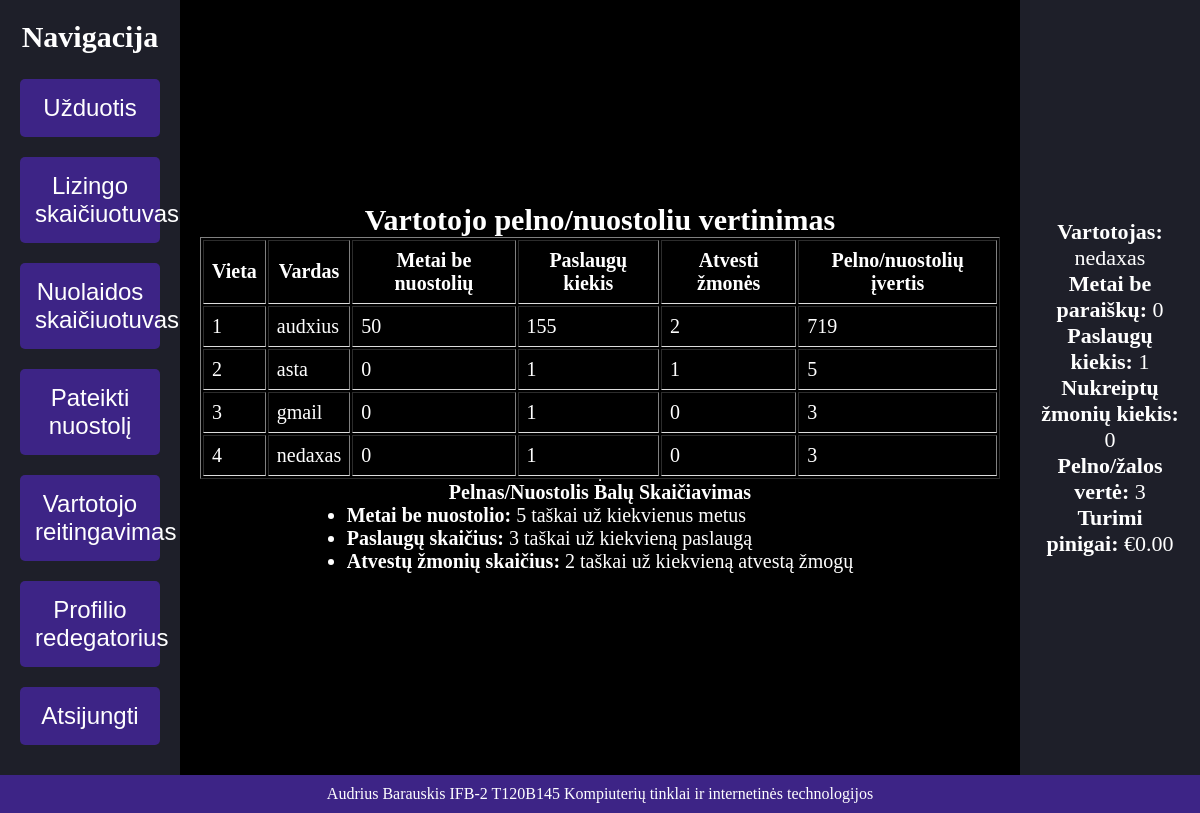
Before: /user_rankings.php (signed in) with the older database file.
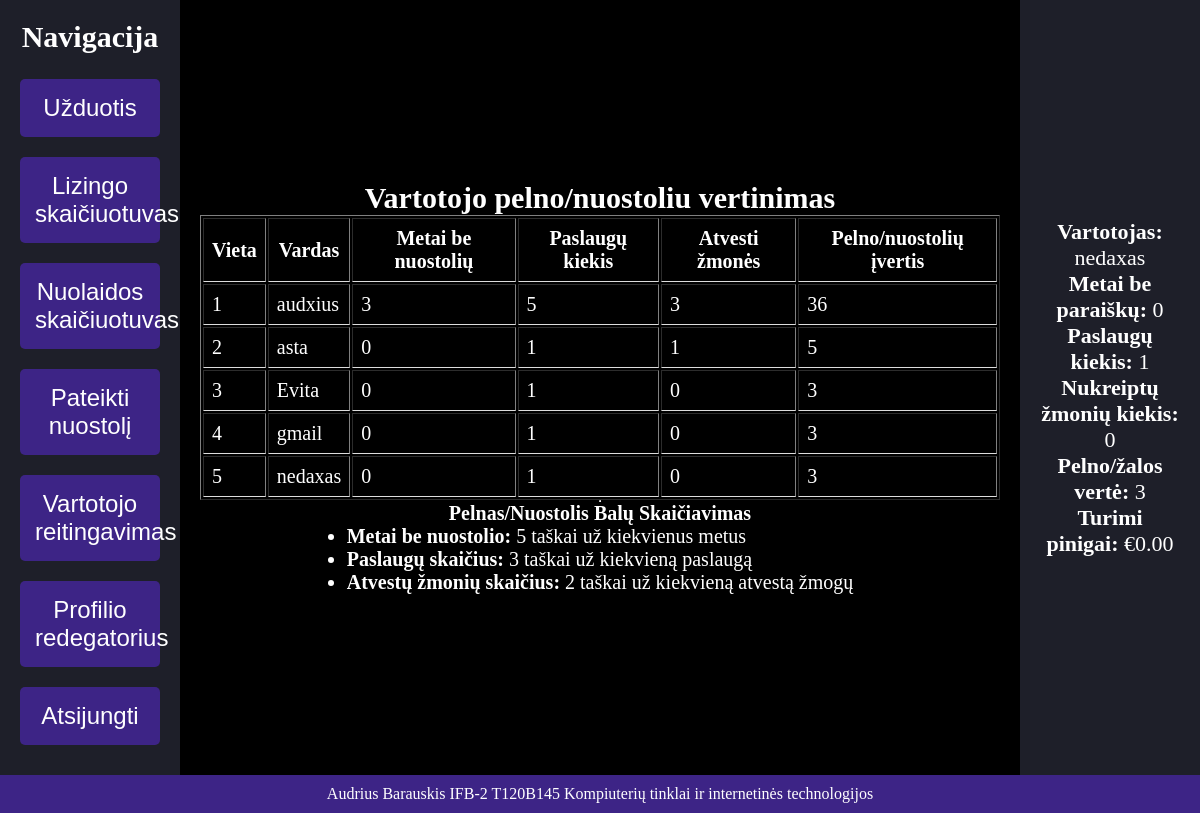
After: the same page with the newer database file.
### tables this page shows
CREATE TABLE `Users` (
  `user_id` int(11) NOT NULL,
  `name` varchar(100) NOT NULL,
  `years_no_claims` int(11) DEFAULT 0,
  `num_services` int(11) DEFAULT 1,
  `referrals` int(11) DEFAULT 0,
  `email` varchar(255) NOT NULL,
  `password` varchar(255) NOT NULL,
  `profit_loss_score` decimal(10,2) DEFAULT 0.00,
  `referrer_id` int(11) DEFAULT NULL,
  `balance` decimal(10,2) DEFAULT 0.00,
  `role` enum('admin','moderator','user') DEFAULT 'user'
);

### user_rankings.php (the view, shortened to what this page needs)
<?php
include 'header.php';
require_once 'db.php';
$stmt = $pdo->query("
    SELECT U.user_id, U.name, U.years_no_claims, U.num_services,
           COUNT(R.user_id) AS referral_count,
           (U.years_no_claims * 5 + U.num_services * 3 + COUNT(R.user_id) * 2) AS profit_loss_score
    FROM Users U
    LEFT JOIN Users R ON U.user_id = R.referrer_id
    GROUP BY U.user_id
    ORDER BY profit_loss_score DESC
");
$users = $stmt->fetchAll();
?>
<!DOCTYPE html>
<html lang="en">
<head>
</head>
<body>
    <h2>Vartotojo pelno/nuostoliu vertinimas</h2>
    <table border="1">
        <tr>
            <th>Vieta</th>
            <th>Vardas</th>
            <th>Metai be nuostolių</th>
            <th>Paslaugų kiekis</th>
            <th>Atvesti žmonės</th>
            <th>Pelno/nuostolių įvertis</th>
        </tr>
        <?php foreach ($users as $index => $user): ?>
            <tr>
                <td><?php echo $index + 1; ?></td>
                <td><?php echo htmlspecialchars($user['name']); ?></td>
                <td><?php echo htmlspecialchars($user['years_no_claims']); ?></td>
                <td><?php echo htmlspecialchars($user['num_services']); ?></td>
                <td><?php echo htmlspecialchars($user['referral_count']); ?></td>
                <td><?php echo htmlspecialchars($user['profit_loss_score']); ?></td>
            </tr>
        <?php endforeach; ?>
    </table>
    <hr>
    <h4>Pelnas/Nuostolis Balų Skaičiavimas</h4>
<ul>
    <li><strong>Metai be nuostolio:</strong> 5 taškai už kiekvienus metus</li>
    <li><strong>Paslaugų skaičius:</strong> 3 taškai už kiekvieną paslaugą</li>
    <li><strong>Atvestų žmonių skaičius:</strong> 2 taškai už kiekvieną atvestą žmogų</li>
</ul>
</body>
</html>
<?php include 'footer.php'; ?>

### header.php (shortened to what this page needs)
<!DOCTYPE html>
<html lang="en">
<head>
    <link rel="stylesheet" href="style.css">
</head>
<body>
    <div class="container">
        <div id="left-sidebar">
            <h3>Navigacija</h3>
            <button onclick="location.href='dashboard.php'" title="IT projekto užduotis">Užduotis</button>
            <button onclick="location.href='calculator.php'" title="Apskaičiuoti lizinga su konkrečiais skaičiais">Lizingo skaičiuotuvas</button>
            <button onclick="location.href='discount_calculator.php'" title="Suskaičiuoti kokia taikoma nuolaida">Nuolaidos skaičiuotuvas</button>
            <button onclick="location.href='claim_submission.php'" title="Pateikti konkretų nuostolio aprašyma su nuotrauka">Pateikti nuostolį</button>
            <button onclick="location.href='user_rankings.php'" title="Reitinguoti vartotojus pagal jų pelno/žalos vertę">Vartotojo reitingavimas</button>
            <button onclick="location.href='profile.php'" title="Pakeisti kiek paslaugų esi užsiprenumeravęs">Profilio redegatorius</button>
            <button onclick="location.href='logout.php'" title="Atsijungti nuo portalo">Atsijungti</button>
        </div>
        <div id="content">

### footer.php (shortened to what this page needs)
<?php
require_once 'db.php';
$userId = $_SESSION['user_id'];
try {
    $stmt = $pdo->prepare("
        SELECT U.name AS username, U.years_no_claims, U.num_services,
               COUNT(R.user_id) AS referral_count,
               (U.years_no_claims * 5 + U.num_services * 3 + COUNT(R.user_id) * 2) AS profit_loss_score,
               U.balance
        FROM Users U
        LEFT JOIN Users R ON U.user_id = R.referrer_id
        WHERE U.user_id = ?
        GROUP BY U.user_id
    ");
    $stmt->execute([$userId]);
    $userInfo = $stmt->fetch(PDO::FETCH_ASSOC);
} catch (Exception $e) {
    die("Klaida užklausos vykdyme: " . $e->getMessage());
}
?>
</div>
<div id="right-sidebar">
    <?php if ($userInfo): ?>
        <p><strong>Vartotojas:</strong> <?= htmlspecialchars($userInfo['username']); ?></p>
        <p><strong>Metai be paraiškų:</strong> <?= htmlspecialchars($userInfo['years_no_claims']); ?></p>
        <p><strong>Paslaugų kiekis:</strong> <?= htmlspecialchars($userInfo['num_services']); ?></p>
        <p><strong>Nukreiptų žmonių kiekis:</strong> <?= htmlspecialchars($userInfo['referral_count']); ?></p>
        <p><strong>Pelno/žalos vertė:</strong> <?= htmlspecialchars($userInfo['profit_loss_score']); ?></p>
        <p><strong>Turimi pinigai:</strong> €<?= number_format($userInfo['balance'], 2); ?></p>
    <?php else: ?>
        <p>Jokios papildomos informacijos.</p>
    <?php endif; ?>
</div>
</div>
<footer>
    <p>Audrius Barauskis IFB-2 T120B145 Kompiuterių tinklai ir internetinės technologijos</p>
</footer>
</body>
</html>

### style.css (style rules this page uses)
* { margin: 0; padding: 0; box-sizing: border-box; }
body, html { height: 100%; display: flex; flex-direction: column; color: white; background-color: black; }
.container { display: flex; height: 100vh; }
#left-sidebar { width: 15%; background-color: #1e1f29; padding: 20px; text-align: center; display: flex; flex-direction: column; align-items: center; justify-content: center; font-size: 20px; }
#left-sidebar h3 { margin-bottom: 15px; font-size: 1.5em; }
#left-sidebar button { width: 100%; padding: 15px; margin: 10px 0; font-size: 1.2em; cursor: pointer; background-color: #3d2486; color: white; border: none; border-radius: 5px; transition: background-color 0.3s ease; }
#content { width: 70%; padding: 20px; display: flex; flex-direction: column; justify-content: center; align-items: center; overflow-y: auto; font-size: 20px; }
th, td { border-bottom: 1px solid #ddd; padding: 8px; }
table { width: 100%; }
#right-sidebar { width: 15%; background-color: #1e1f29; padding: 20px; text-align: center; font-size: 22px; text-align: center; display: flex; flex-direction: column; align-items: center; justify-content: center; }
footer { text-align: center; padding: 10px; background-color: #3d2486; color: #fff; position: relative; bottom: 0; width: 100%; }

Changed rows visible on the page:
changed users "audxius": years_no_claims "50" → "3"; num_services "155" → "5"; referral_count "2" → "3"; profit_loss_score "719" → "36"
added users: name "Evita", years_no_claims "0", num_services "1", referral_count "0", profit_loss_score "3"
